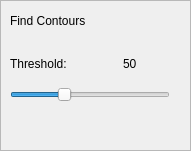
         <widget class="QFrame" name="contoursFrame">
          <property name="enabled">
           <bool>true</bool>
          </property>
          <property name="geometry">
           <rect>
            <x>489</x>
            <y>10</y>
            <width>191</width>
            <height>151</height>
           </rect>
          </property>
          <property name="frameShape">
           <enum>QFrame::StyledPanel</enum>
          </property>
          <property name="frameShadow">
           <enum>QFrame::Raised</enum>
          </property>
          <widget class="QLabel" name="label_38">
           <property name="geometry">
            <rect>
             <x>10</x>
             <y>10</y>
             <width>141</width>
             <height>21</height>
            </rect>
           </property>
           <property name="text">
            <string>Find Contours</string>
           </property>
          </widget>
          <widget class="QLabel" name="label_39">
           <property name="geometry">
            <rect>
             <x>10</x>
             <y>53</y>
             <width>91</width>
             <height>21</height>
            </rect>
           </property>
           <property name="text">
            <string>Threshold:</string>
           </property>
          </widget>
          <widget class="QSlider" name="contourThresSL">
           <property name="geometry">
            <rect>
             <x>10</x>
             <y>80</y>
             <width>160</width>
             <height>29</height>
            </rect>
           </property>
           <property name="minimum">
            <number>2</number>
           </property>
           <property name="maximum">
            <number>150</number>
           </property>
           <property name="value">
            <number>50</number>
           </property>
           <property name="orientation">
            <enum>Qt::Horizontal</enum>
           </property>
          </widget>
          <widget class="QLabel" name="contoursThresValLabel">
           <property name="geometry">
            <rect>
             <x>123</x>
             <y>53</y>
             <width>41</width>
             <height>21</height>
            </rect>
           </property>
           <property name="text">
            <string>50</string>
           </property>
          </widget>
         </widget>
